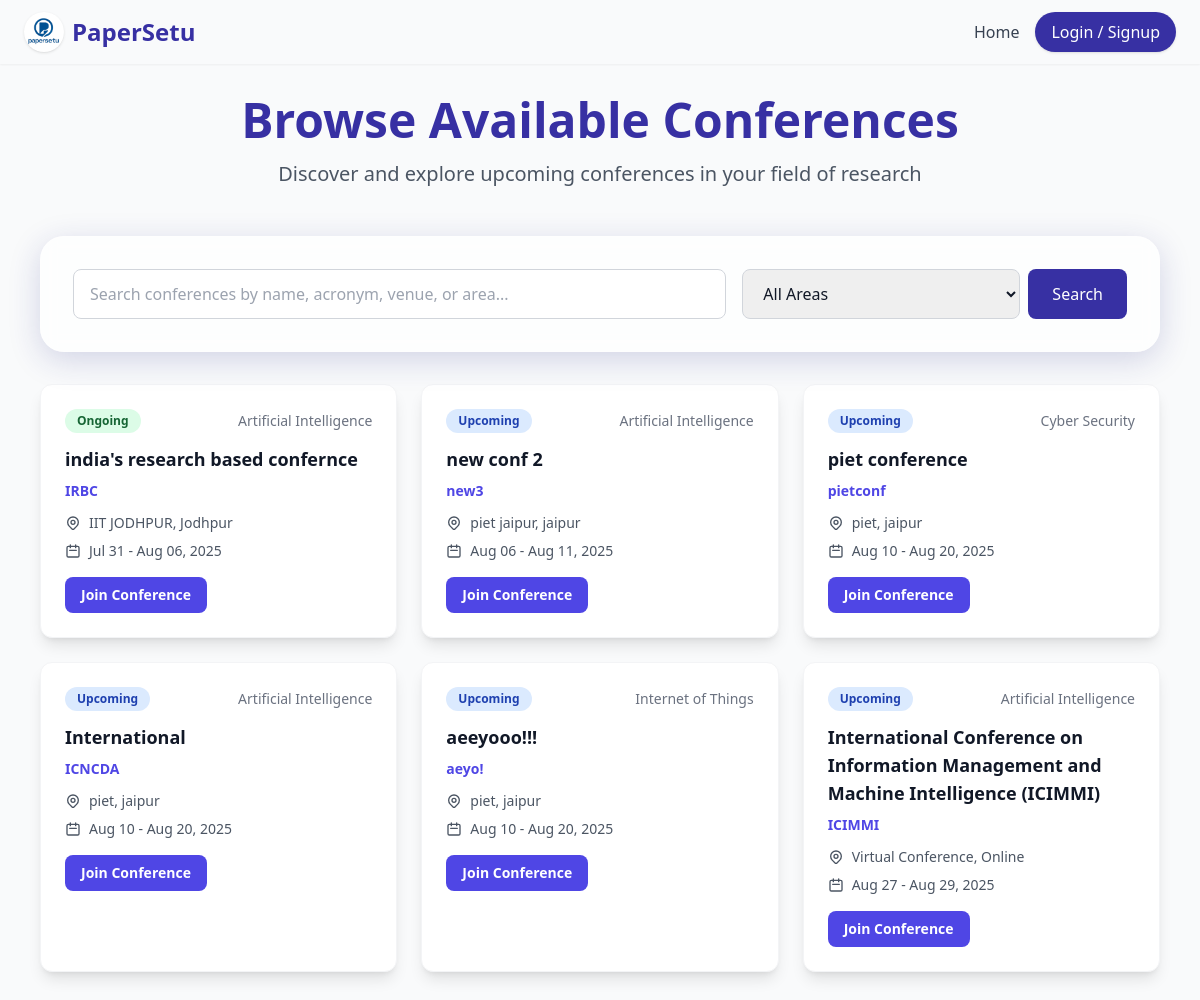
The page /conference/browse/ on the database its author committed.
### conference/models.py (models this page shows, shortened)
class Conference(models.Model):
    name = models.CharField(max_length=255)
    acronym = models.CharField(max_length=50, blank=True)
    web_page = models.URLField(blank=True)
    venue = models.CharField(max_length=255, blank=True)
    city = models.CharField(max_length=100, blank=True)
    country = models.CharField(max_length=100, blank=True)
    estimated_submissions = models.IntegerField(null=True, blank=True)
    start_date = models.DateField()
    end_date = models.DateField()
    primary_area = models.CharField(max_length=50, choices=AREA_CHOICES, default='AI')
    secondary_area = models.CharField(max_length=50, choices=AREA_CHOICES, default='AI')
    area_notes = models.TextField(blank=True)
    organizer = models.CharField(max_length=255, blank=True)
    organizer_web_page = models.URLField(blank=True)
    contact_phone = models.CharField(max_length=20, blank=True)
    role = models.CharField(max_length=100, blank=True)
    is_approved = models.BooleanField(default=False)
    requested_by = models.ForeignKey(User, on_delete=models.CASCADE, related_name='requested_conferences', null=True, blank=True)
    description = models.TextField(blank=True)
    chair = models.ForeignKey(User, on_delete=models.CASCADE, related_name='chaired_conferences')
    chair_name = models.CharField(max_length=255, blank=True, help_text="Conference chair's full name")
    chair_email = models.EmailField(blank=True, help_text="Conference chair's email address")
    status = models.CharField(max_length=20, choices=[('upcoming', 'Upcoming'), ('live', 'Live'), ('completed', 'Completed')], default='upcoming')
    invite_link = models.CharField(max_length=255, blank=True)
    created_at = models.DateTimeField(auto_now_add=True)
    paper_submission_deadline = models.DateField(null=True, blank=True)
    paper_format = models.CharField(max_length=10, choices=[('pdf', 'PDF'), ('docx', 'DOCX')], default='pdf')
    contact_email = models.EmailField(blank=True, help_text="Main contact email for the conference")
    registration_fee = models.DecimalField(max_digits=10, decimal_places=2, null=True, blank=True, help_text="Registration fee amount")
    theme_domain = models.CharField(max_length=255, blank=True, help_text="Conference theme or domain")
    blind_review = models.BooleanField(default=True)
    abstract_required = models.BooleanField(default=True)
    multiple_authors_allowed = models.BooleanField(default=True)
    submission_deadline = models.DateTimeField(null=True, blank=True, help_text="Final submission deadline")
    max_paper_length = models.IntegerField(default=10)
    allow_supplementary = models.BooleanField(default=False)
    reviewers_per_paper = models.IntegerField(default=3)
    review_deadline = models.DateTimeField(null=True, blank=True, help_text="Review submission deadline")
    paper_bidding_enabled = models.BooleanField(default=False, help_text="Enable paper bidding for reviewers")
    review_form_enabled = models.BooleanField(default=True)
    confidence_scores_enabled = models.BooleanField(default=True)
    allow_rebuttal_phase = models.BooleanField(default=False, help_text="Enable author rebuttal phase")
    rebuttal_deadline = models.DateTimeField(null=True, blank=True, help_text="Rebuttal submission deadline")
    rebuttal_word_limit = models.IntegerField(default=500, help_text="Word limit for rebuttals")
    decision_deadline = models.DateTimeField(null=True, blank=True, help_text="Final decision deadline")
    camera_ready_deadline = models.DateTimeField(null=True, blank=True, help_text="Camera-ready submission deadline")

### conference/views.py (the view, shortened to what this page needs)
# urls.py: path('browse/', views.browse_conferences, name='browse_conferences'),
def browse_conferences(request):
    search_query = request.GET.get('q', '')
    area_filter = request.GET.get('area', '')
    conferences = Conference.objects.filter(
        is_approved=True,
        status__in=['upcoming', 'live']
    ).order_by('start_date')
    if area_filter:
        conferences = conferences.filter(primary_area=area_filter)
    today = timezone.now().date()
    for conference in conferences:
        if conference.start_date <= today <= conference.end_date:
            conference.display_status = 'ongoing'
        else:
            conference.display_status = conference.status
    from .models import AREA_CHOICES
    area_choices = AREA_CHOICES
    context = {
        'search_results': conferences,
        'search_query': search_query,
        'area_filter': area_filter,
        'area_choices': area_choices,
    }
    return render(request, 'conference/browse_conferences.html', context)

### templates/conference/browse_conferences.html (shortened to what this page needs)
{% load static %}
<!DOCTYPE html>
<html lang="en">
<head>
    <script src="https://cdn.tailwindcss.com"></script>
</head>
<body class="bg-gray-50 text-gray-900">
    <header class="sticky top-0 z-50 bg-gray-50/90 backdrop-blur shadow-sm">
        <div class="max-w-screen-xl mx-auto flex items-center justify-between px-6 py-3">
            <a href="/" class="flex items-center gap-2">
                <img src="{% static 'images/LOGO BG.png' %}" alt="Logo" class="w-10 h-10 rounded-full shadow bg-white">
                <span class="text-2xl font-bold text-indigo-800">PaperSetu</span>
            </a>
            <nav class="hidden md:flex items-center gap-4">
                <a href="/" class="text-gray-700 hover:text-indigo-700">Home</a>
                <a href="/accounts/login/" class="px-4 py-2 rounded-full bg-indigo-800 text-white shadow hover:bg-indigo-900">Login / Signup</a>
            </nav>
        </div>
    </header>
    <main class="min-h-screen py-8">
        <div class="max-w-6xl mx-auto px-4">
            <div class="text-center mb-12">
                <h1 class="text-4xl md:text-5xl font-bold text-indigo-800 mb-4">
                    Browse Available Conferences
                </h1>
                <p class="text-xl text-gray-600 max-w-2xl mx-auto">
                    Discover and explore upcoming conferences in your field of research
                </p>
            </div>
            <div class="glass p-8 mb-8">
                <form method="GET" class="flex flex-col md:flex-row gap-4">
                    <div class="flex-1 relative">
                        <input
                            type="text"
                            name="q"
                            id="searchInput"
                            value="{{ search_query }}"
                            placeholder="Search conferences by name, acronym, venue, or area..."
                            class="w-full px-4 py-3 pr-10 border border-gray-300 rounded-lg focus:ring-2 focus:ring-indigo-500 focus:border-transparent"
                        >
                    </div>
                    <div class="flex gap-2">
                        <select name="area" class="px-4 py-3 border border-gray-300 rounded-lg focus:ring-2 focus:ring-indigo-500 focus:border-transparent">
                            <option value="">All Areas</option>
                        </select>
                        <button type="submit" class="px-6 py-3 bg-indigo-800 text-white rounded-lg hover:bg-indigo-900 transition-colors">
                            Search
                        </button>
                    </div>
                </form>
            </div>
            {% if search_results %}
            <div class="grid grid-cols-1 md:grid-cols-2 lg:grid-cols-3 gap-6">
                {% for conference in search_results %}
                <div class="bg-white rounded-xl shadow-lg hover:shadow-xl transition-all duration-300 border border-gray-100 overflow-hidden">
                    <div class="p-6">
                        <div class="flex items-center justify-between mb-3">
                            <span class="px-3 py-1 text-xs font-semibold rounded-full
                                {% if conference.display_status == 'ongoing' %}bg-green-100 text-green-800{% else %}bg-blue-100 text-blue-800{% endif %}">
                                {% if conference.display_status == 'ongoing' %}Ongoing{% else %}{{ conference.display_status|title }}{% endif %}
                            </span>
                            <span class="text-sm text-gray-500">{{ conference.get_primary_area_display }}</span>
                        </div>
                        <h3 class="text-lg font-bold text-gray-900 mb-2">{{ conference.name }}</h3>
                        {% if conference.acronym %}
                        <p class="text-sm text-indigo-600 font-semibold mb-3">{{ conference.acronym }}</p>
                        {% endif %}
                        <div class="space-y-2 mb-4">
                            {% if conference.venue %}
                            <div class="flex items-center text-sm text-gray-600">
                                {{ conference.venue }}{% if conference.city %}, {{ conference.city }}{% endif %}
                            </div>
                            {% endif %}
                            <div class="flex items-center text-sm text-gray-600">
                                <svg class="w-4 h-4 mr-2" fill="none" stroke="currentColor" viewBox="0 0 24 24">
                                    <path stroke-linecap="round" stroke-linejoin="round" stroke-width="2" d="M8 7V3m8 4V3m-9 8h10M5 21h14a2 2 0 002-2V7a2 2 0 00-2-2H5a2 2 0 00-2 2v12a2 2 0 002 2z"></path>
                                </svg>
                                {{ conference.start_date|date:"M d" }} - {{ conference.end_date|date:"M d, Y" }}
                            </div>
                        </div>
                        <div class="flex justify-between items-center">
                            <a href="{% url 'conference:join_conference_redirect' conference.id %}"
                               class="bg-indigo-600 hover:bg-indigo-700 text-white px-4 py-2 rounded-lg text-sm font-semibold transition-colors">
                                Join Conference
                            </a>
                        </div>
                    </div>
                </div>
                {% endfor %}
            </div>
            {% endif %}
        </div>
    </main>
</body>
</html>

### templates/conference/browse_conferences.html (style rules this page uses)
.glass { background: rgba(255,255,255,0.7); box-shadow: 0 8px 32px 0 rgba(31, 38, 135, 0.18); backdrop-filter: blur(8px); border-radius: 1.5rem; border: 1px solid rgba(255,255,255,0.18); }

### rows shown on the page
Conference: shows "Ongoing", primary_area "Artificial Intelligence", name "india's research based confernce", acronym "IRBC", venue "IIT JODHPUR", city "Jodhpur", start_date "Jul 31", end_date "Aug 06, 2025"
Conference: display_status "Upcoming", primary_area "Artificial Intelligence", name "new conf 2", acronym "new3", venue "piet jaipur", city "jaipur", start_date "Aug 06", end_date "Aug 11, 2025"
Conference: display_status "Upcoming", primary_area "Cyber Security", name "piet conference", acronym "pietconf", venue "piet", city "jaipur", start_date "Aug 10", end_date "Aug 20, 2025"
Conference: display_status "Upcoming", primary_area "Artificial Intelligence", name "International", acronym "ICNCDA", venue "piet", city "jaipur", start_date "Aug 10", end_date "Aug 20, 2025"
Conference: display_status "Upcoming", primary_area "Internet of Things", name "aeeyooo!!!", acronym "aeyo!", venue "piet", city "jaipur", start_date "Aug 10", end_date "Aug 20, 2025"
Conference: display_status "Upcoming", primary_area "Artificial Intelligence", name "International Conference on Information Management and Machine Intelligence (ICIMMI)", acronym "ICIMMI", venue "Virtual Conference", city "Online", start_date "Aug 27", end_date "Aug 29, 2025"
